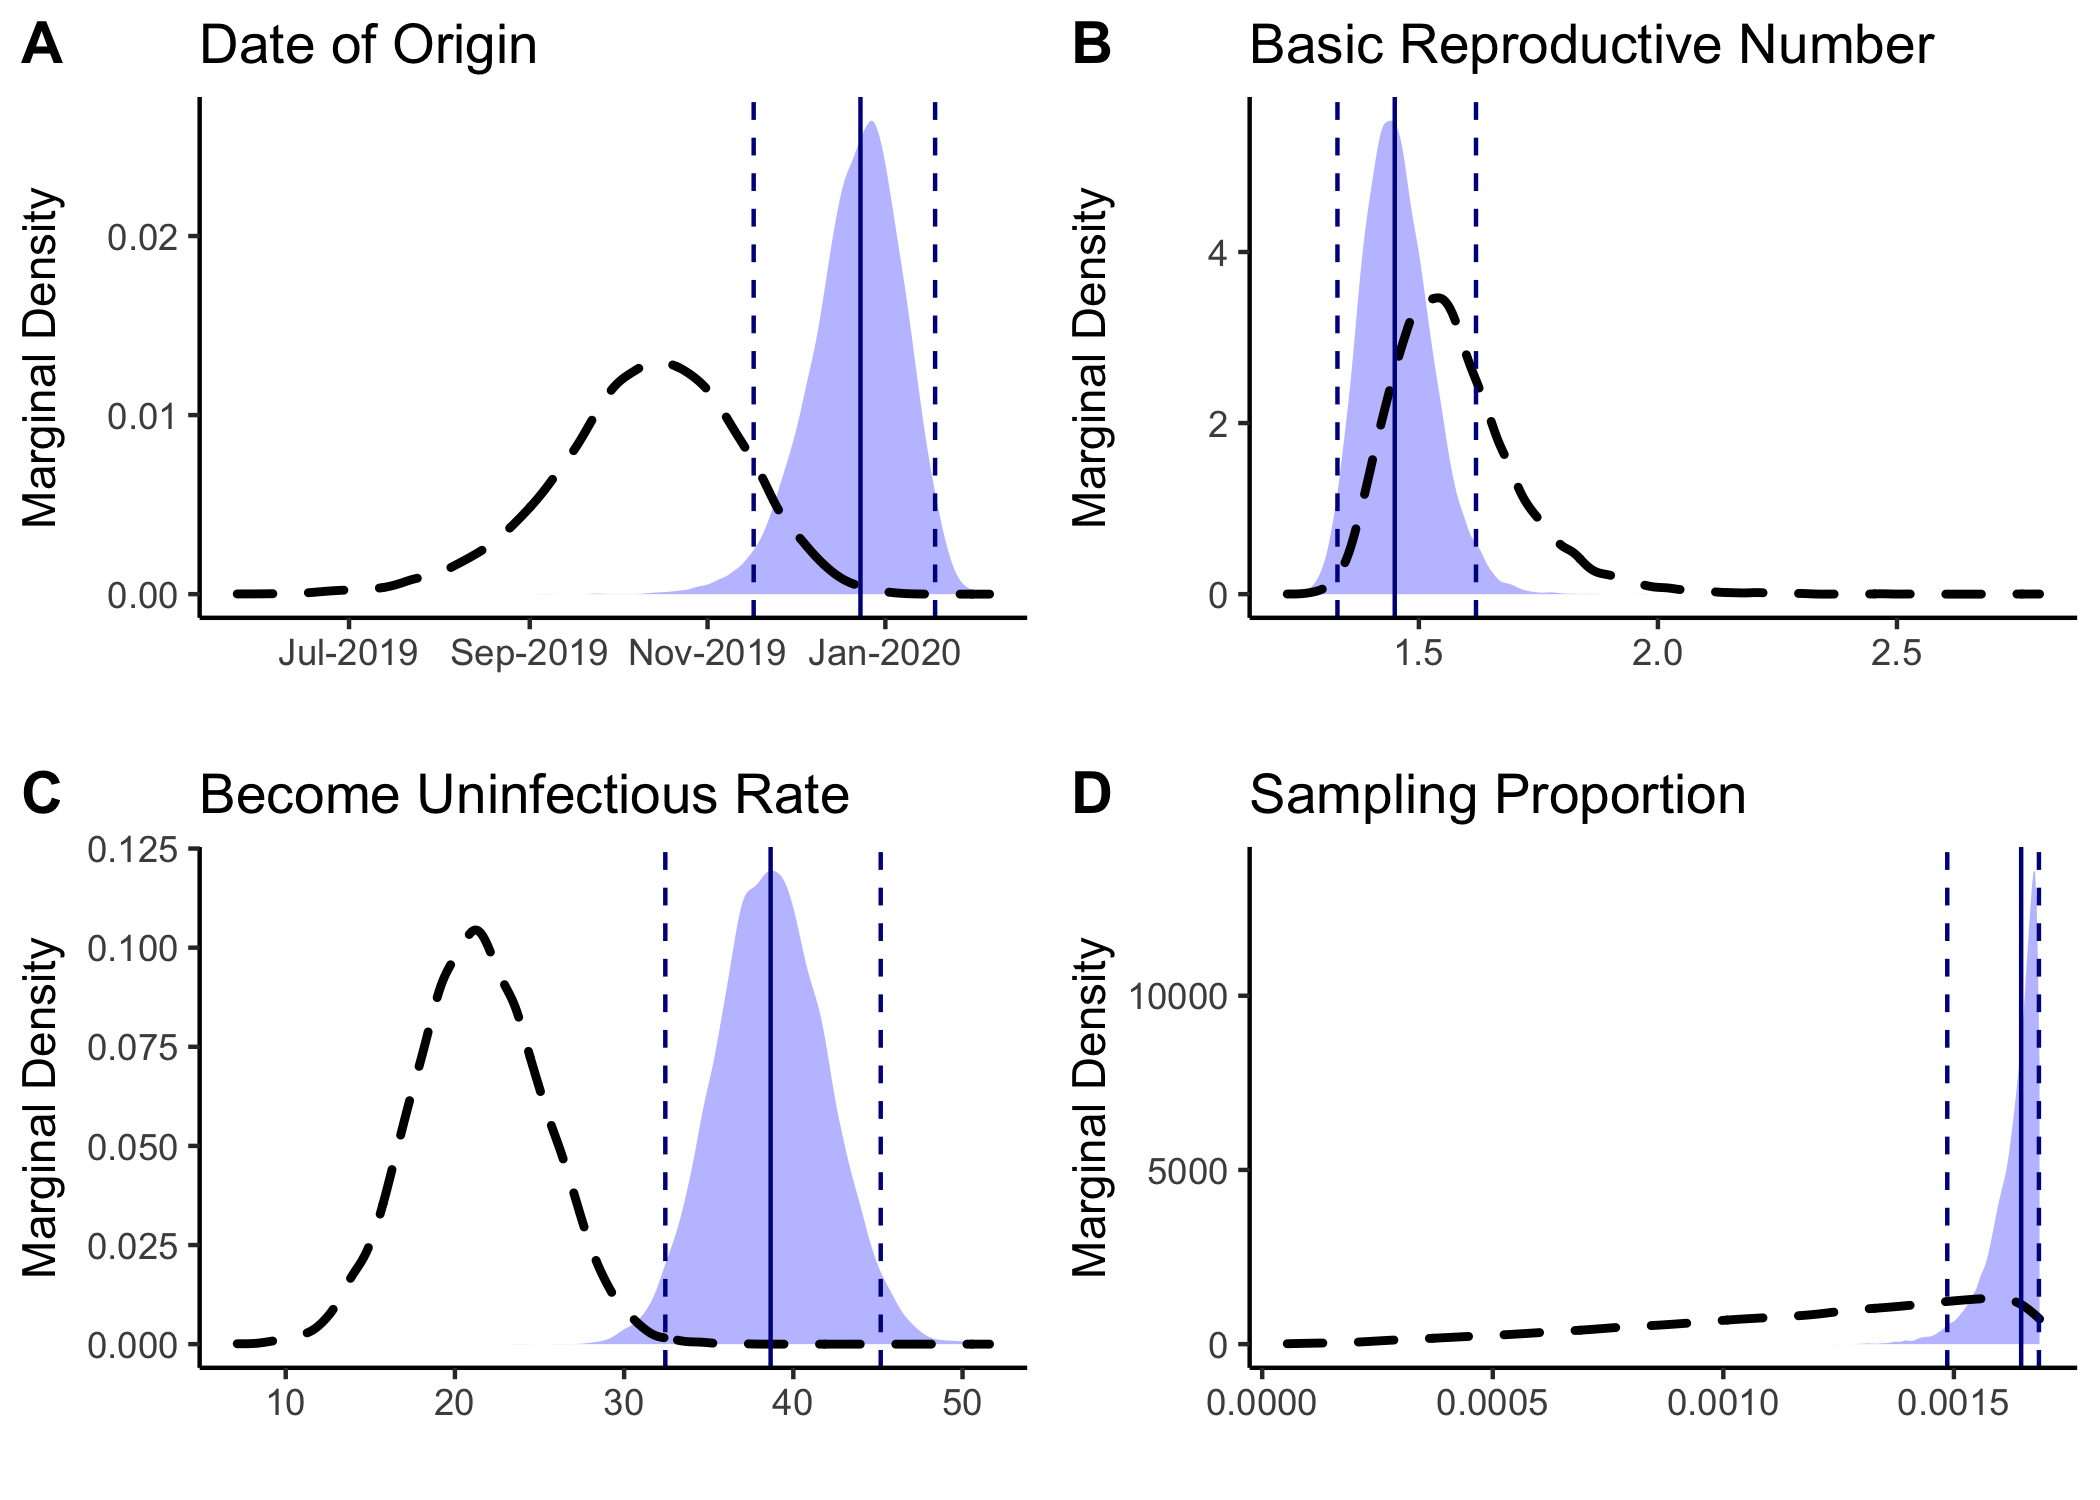

R code for this plot:
# Llibrary
library(beastio)
library(ggplot2)
library(tidyr)
library(lubridate) 
library(scales)
library(gridExtra)
library(cowplot)

# Read log files
df.pos = readLog(filename = "ncr-bdsir-post.log", 
                 burnin = 0.1, 
                 maxsamples = -1, 
                 as.mcmc =FALSE, 
                 burninAsSamples = FALSE)

df.pri = readLog(filename = "ncr-bdsir-prior.log", 
                 burnin = 0.1, 
                 maxsamples = -1, 
                 as.mcmc =FALSE, 
                 burninAsSamples = FALSE)

# Read only needed columns
df.pos.sam <- df.pos[,c("samplingProportionEs")]
df.pri.sam <- df.pri[,c("samplingProportionEs")]
df.sam <- data.frame(df.pos.sam,df.pri.sam)
colnames(df.sam) <- c("posterior", "prior")

df.pos.uni <- df.pos[,c("becomeUninfectiousRateEs")]
df.pri.uni <- df.pri[,c("becomeUninfectiousRateEs")]
df.uni <- data.frame(df.pos.uni,df.pri.uni)
colnames(df.uni) <- c("posterior", "prior")

df.pos.ori <- df.pos[,c("originEs")]
df.pri.ori <- df.pri[,c("originEs")]
df.ori <- data.frame(df.pos.ori,df.pri.ori)
colnames(df.ori) <- c("posterior", "prior")

df.pos.rep <- df.pos[,c("reproductiveNumberEs")]
df.pri.rep <- df.pri[,c("reproductiveNumberEs")]
df.rep <- data.frame(df.pos.rep,df.pri.rep)
colnames(df.rep) <- c("posterior", "prior")

# Transform origin datafram to dates
latest.sample = ymd("2020-07-27")
df.ori$posterior = latest.sample - df.ori$posterior*365 
df.ori$prior = latest.sample - df.ori$prior*365

# Plot graphs
ori <- ggplot(data=df.ori) +
  geom_density(aes(x=posterior,y=..density..), color=FALSE , fill="blue", alpha=.3) +
  geom_density(aes(x=prior,y=..density..), size=1, color='black', linetype="dashed") +
  theme_classic() +
  labs(x = " ", y = "Marginal Density", title = "Date of Origin") +
  scale_x_date(date_breaks = "2 month", labels=date_format("%b-%Y")) + 
  geom_vline(data=df.ori, aes(xintercept=mean(posterior)),  colour="dark blue") +
  geom_vline(data=df.ori, aes(xintercept=quantile(posterior, 0.05, type = 1)), colour="dark blue", linetype="dashed") +
  geom_vline(data=df.ori, aes(xintercept=quantile(posterior, 0.95, type = 1)), colour="dark blue", linetype="dashed")

rep <- ggplot(data=df.rep) +
  geom_density(aes(x=posterior,y=..density..), color=FALSE , fill="blue", alpha=.3) +
  geom_density(aes(x=prior,y=..density..), size=1, color='black', linetype="dashed") +
  theme_classic() +
  labs(x = " ", y = "Marginal Density", title = "Basic Reproductive Number") +
  geom_vline(data=df.rep, aes(xintercept=mean(posterior)),  colour="dark blue") +
  geom_vline(data=df.rep, aes(xintercept=quantile(posterior, 0.05, type = 1)), colour="dark blue", linetype="dashed") +
  geom_vline(data=df.rep, aes(xintercept=quantile(posterior, 0.95, type = 1)), colour="dark blue", linetype="dashed")

uni <- ggplot(data=df.uni) +
  geom_density(aes(x=posterior,y=..density..), color=FALSE , fill="blue", alpha=.3) +
  geom_density(aes(x=prior,y=..density..), size=1, color='black', linetype="dashed") +
  theme_classic() +
  labs(x = " ", y = "Marginal Density", title = "Become Uninfectious Rate") +
  geom_vline(data=df.uni, aes(xintercept=mean(posterior)),  colour="dark blue") +
  geom_vline(data=df.uni, aes(xintercept=quantile(posterior, 0.05, type = 1)), colour="dark blue", linetype="dashed") +
  geom_vline(data=df.uni, aes(xintercept=quantile(posterior, 0.95, type = 1)), colour="dark blue", linetype="dashed")

sam <- ggplot(data=df.sam) +
  geom_density(aes(x=posterior,y=..density..), color=FALSE , fill="blue", alpha=.3) +
  geom_density(aes(x=prior,y=..density..), size=1, color='black', linetype="dashed") +
  theme_classic() +
  labs(x = " ", y = "Marginal Density", title = "Sampling Proportion") +
  geom_vline(data=df.sam, aes(xintercept=mean(posterior)),  colour="dark blue") +
  geom_vline(data=df.sam, aes(xintercept=quantile(posterior, 0.05, type = 1)), colour="dark blue", linetype="dashed") +
  geom_vline(data=df.sam, aes(xintercept=quantile(posterior, 0.95, type = 1)), colour="dark blue", linetype="dashed")

all <- plot_grid(ori, rep, uni, sam, ncol=2,align="v",
                 labels = c('A', 'B', 'C', 'D'))

# Kolmogorov-Smirnov test
pval_ori <- ks.test(as.numeric(df.ori$posterior), as.numeric(df.ori$prior)) #p-value<2.2e-16
pval_rep <- ks.test(as.numeric(df.rep$posterior), as.numeric(df.rep$prior)) #p-value<2.2e-16
pval_uni <- ks.test(as.numeric(df.uni$posterior), as.numeric(df.uni$prior)) #p-value<2.2e-16
pval_sam <- ks.test(as.numeric(df.sam$posterior), as.numeric(df.sam$prior)) #p-value<2.2e-16

ggsave(plot = all,
       filename = "ncr-bdsir-signal.png",
       width = 7, height = 5, units = "in", dpi = 300)